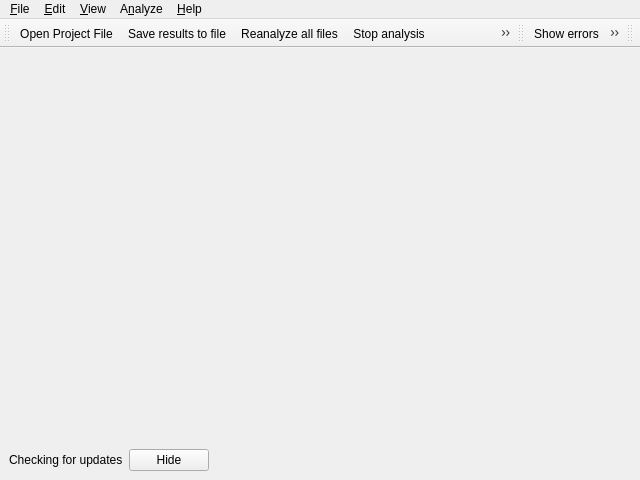
<?xml version="1.0" encoding="UTF-8"?>
<ui version="4.0">
 <class>MainWindow</class>
 <widget class="QMainWindow" name="MainWindow">
  <property name="geometry">
   <rect>
    <x>0</x>
    <y>0</y>
    <width>640</width>
    <height>480</height>
   </rect>
  </property>
  <property name="sizePolicy">
   <sizepolicy hsizetype="Expanding" vsizetype="Expanding">
    <horstretch>0</horstretch>
    <verstretch>0</verstretch>
   </sizepolicy>
  </property>
  <property name="minimumSize">
   <size>
    <width>640</width>
    <height>480</height>
   </size>
  </property>
  <property name="windowTitle">
   <string notr="true">Cppcheck</string>
  </property>
  <property name="iconSize">
   <size>
    <width>22</width>
    <height>22</height>
   </size>
  </property>
  <widget class="QWidget" name="mCentral">
   <property name="sizePolicy">
    <sizepolicy hsizetype="Expanding" vsizetype="Expanding">
     <horstretch>0</horstretch>
     <verstretch>0</verstretch>
    </sizepolicy>
   </property>
   <property name="minimumSize">
    <size>
     <width>0</width>
     <height>0</height>
    </size>
   </property>
   <property name="maximumSize">
    <size>
     <width>16777215</width>
     <height>16777215</height>
    </size>
   </property>
   <layout class="QVBoxLayout" name="verticalLayout">
    <item>
     <widget class="ResultsView" name="mResults" native="true">
      <property name="sizePolicy">
       <sizepolicy hsizetype="Expanding" vsizetype="Expanding">
        <horstretch>0</horstretch>
        <verstretch>0</verstretch>
       </sizepolicy>
      </property>
     </widget>
    </item>
    <item>
     <layout class="QHBoxLayout" name="mLayoutInformation">
      <property name="sizeConstraint">
       <enum>QLayout::SizeConstraint::SetDefaultConstraint</enum>
      </property>
      <item>
       <widget class="QLabel" name="mLabelInformation">
        <property name="sizePolicy">
         <sizepolicy hsizetype="Preferred" vsizetype="Preferred">
          <horstretch>0</horstretch>
          <verstretch>0</verstretch>
         </sizepolicy>
        </property>
        <property name="maximumSize">
         <size>
          <width>16777215</width>
          <height>25</height>
         </size>
        </property>
        <property name="text">
         <string>Checking for updates</string>
        </property>
        <property name="textFormat">
         <enum>Qt::TextFormat::RichText</enum>
        </property>
        <property name="openExternalLinks">
         <bool>true</bool>
        </property>
        <property name="textInteractionFlags">
         <set>Qt::TextInteractionFlag::TextBrowserInteraction</set>
        </property>
       </widget>
      </item>
      <item>
       <widget class="QPushButton" name="mButtonHideInformation">
        <property name="text">
         <string>Hide</string>
        </property>
       </widget>
      </item>
      <item>
       <spacer name="horizontalSpacer">
        <property name="orientation">
         <enum>Qt::Orientation::Horizontal</enum>
        </property>
        <property name="sizeHint" stdset="0">
         <size>
          <width>40</width>
          <height>20</height>
         </size>
        </property>
       </spacer>
      </item>
     </layout>
    </item>
   </layout>
  </widget>
  <widget class="QMenuBar" name="mMenuBar">
   <property name="geometry">
    <rect>
     <x>0</x>
     <y>0</y>
     <width>640</width>
     <height>21</height>
    </rect>
   </property>
   <widget class="QMenu" name="mMenuFile">
    <property name="title">
     <string>&amp;File</string>
    </property>
    <addaction name="mActionOpenXML"/>
    <addaction name="separator"/>
    <addaction name="mActionNewProjectFile"/>
    <addaction name="mActionOpenProjectFile"/>
    <addaction name="mActionEditProjectFile"/>
    <addaction name="mActionCloseProjectFile"/>
    <addaction name="separator"/>
    <addaction name="mActionProjectMRU"/>
    <addaction name="mActionSave"/>
    <addaction name="separator"/>
    <addaction name="mActionPrintPreview"/>
    <addaction name="mActionPrint"/>
    <addaction name="separator"/>
    <addaction name="mActionQuit"/>
   </widget>
   <widget class="QMenu" name="mMenuView">
    <property name="title">
     <string>&amp;View</string>
    </property>
    <widget class="QMenu" name="mMenuToolbars">
     <property name="title">
      <string>&amp;Toolbars</string>
     </property>
     <addaction name="mActionToolBarMain"/>
     <addaction name="mActionToolBarView"/>
     <addaction name="mActionToolBarFilter"/>
    </widget>
    <widget class="QMenu" name="menuReport">
     <property name="title">
      <string>Report</string>
     </property>
     <addaction name="mActionReportNormal"/>
     <addaction name="mActionReportAutosar"/>
     <addaction name="mActionReportCertC"/>
     <addaction name="mActionReportCertCpp"/>
     <addaction name="mActionReportMisraC"/>
     <addaction name="mActionReportMisraCpp2008"/>
     <addaction name="mActionReportMisraCpp2023"/>
    </widget>
    <addaction name="mMenuToolbars"/>
    <addaction name="separator"/>
    <addaction name="menuReport"/>
    <addaction name="separator"/>
    <addaction name="mActionShowErrors"/>
    <addaction name="mActionShowWarnings"/>
    <addaction name="mActionShowStyle"/>
    <addaction name="mActionShowPortability"/>
    <addaction name="mActionShowPerformance"/>
    <addaction name="mActionShowInformation"/>
    <addaction name="mActionCheckAll"/>
    <addaction name="mActionUncheckAll"/>
    <addaction name="separator"/>
    <addaction name="mActionCollapseAll"/>
    <addaction name="mActionExpandAll"/>
    <addaction name="separator"/>
    <addaction name="mActionShowHidden"/>
    <addaction name="separator"/>
    <addaction name="mActionShowScratchpad"/>
    <addaction name="mActionViewStats"/>
    <addaction name="mActionLibraryEditor"/>
    <addaction name="mActionShowThreadDetails"/>
   </widget>
   <widget class="QMenu" name="mMenuHelp">
    <property name="title">
     <string>&amp;Help</string>
    </property>
    <addaction name="mActionHelpContents"/>
    <addaction name="mActionLicense"/>
    <addaction name="mActionAuthors"/>
    <addaction name="mActionEULA"/>
    <addaction name="separator"/>
    <addaction name="mActionAbout"/>
   </widget>
   <widget class="QMenu" name="mMenuAnalyze">
    <property name="title">
     <string>A&amp;nalyze</string>
    </property>
    <widget class="QMenu" name="menuCpp_standard">
     <property name="title">
      <string>C++ standard</string>
     </property>
     <addaction name="mActionCpp03"/>
     <addaction name="mActionCpp11"/>
     <addaction name="mActionCpp14"/>
     <addaction name="mActionCpp17"/>
     <addaction name="mActionCpp20"/>
     <!--addaction name="mActionCpp23"/-->
     <!--addaction name="mActionCpp26"/-->
    </widget>
    <widget class="QMenu" name="menuC_standard">
     <property name="title">
      <string>&amp;C standard</string>
     </property>
     <addaction name="mActionC89"/>
     <addaction name="mActionC99"/>
     <addaction name="mActionC11"/>
     <!--addaction name="mActionC17"/-->
     <!--addaction name="mActionC23"/-->
     <!--addaction name="mActionC2Y"/-->
    </widget>
    <addaction name="mActionAnalyzeFiles"/>
    <addaction name="mActionAnalyzeDirectory"/>
    <addaction name="mActionReanalyzeModified"/>
    <addaction name="mActionReanalyzeAll"/>
    <addaction name="mActionCheckLibrary"/>
    <addaction name="mActionCheckConfiguration"/>
    <addaction name="mActionStop"/>
    <addaction name="separator"/>
    <addaction name="menuC_standard"/>
    <addaction name="menuCpp_standard"/>
    <addaction name="separator"/>
    <addaction name="mActionAutoDetectLanguage"/>
    <addaction name="mActionEnforceCpp"/>
    <addaction name="mActionEnforceC"/>
    <addaction name="separator"/>
    <addaction name="mActionPlatforms"/>
   </widget>
   <widget class="QMenu" name="mMenuEdit">
    <property name="title">
     <string>&amp;Edit</string>
    </property>
    <addaction name="mActionClearResults"/>
    <addaction name="mActionSettings"/>
   </widget>
   <addaction name="mMenuFile"/>
   <addaction name="mMenuEdit"/>
   <addaction name="mMenuView"/>
   <addaction name="mMenuAnalyze"/>
   <addaction name="mMenuHelp"/>
  </widget>
  <widget class="QToolBar" name="mToolBarMain">
   <property name="windowTitle">
    <string>Standard</string>
   </property>
   <attribute name="toolBarArea">
    <enum>TopToolBarArea</enum>
   </attribute>
   <attribute name="toolBarBreak">
    <bool>false</bool>
   </attribute>
   <addaction name="mActionOpenProjectFile"/>
   <addaction name="mActionSave"/>
   <addaction name="mActionReanalyzeAll"/>
   <addaction name="mActionStop"/>
   <addaction name="mActionClearResults"/>
   <addaction name="mActionSettings"/>
   <addaction name="mActionAbout"/>
  </widget>
  <widget class="QToolBar" name="mToolBarView">
   <property name="windowTitle">
    <string>Categories</string>
   </property>
   <attribute name="toolBarArea">
    <enum>TopToolBarArea</enum>
   </attribute>
   <attribute name="toolBarBreak">
    <bool>false</bool>
   </attribute>
   <addaction name="mActionShowErrors"/>
   <addaction name="mActionShowWarnings"/>
   <addaction name="mActionShowStyle"/>
   <addaction name="mActionShowPortability"/>
   <addaction name="mActionShowPerformance"/>
   <addaction name="mActionShowInformation"/>
   <addaction name="mActionShowCppcheck"/>
   <addaction name="mActionShowClang"/>
  </widget>
  <widget class="QToolBar" name="mToolBarFilter">
   <property name="windowTitle">
    <string>Filter</string>
   </property>
   <attribute name="toolBarArea">
    <enum>TopToolBarArea</enum>
   </attribute>
   <attribute name="toolBarBreak">
    <bool>false</bool>
   </attribute>
  </widget>
  <action name="mActionLicense">
   <property name="text">
    <string>&amp;License...</string>
   </property>
  </action>
  <action name="mActionAuthors">
   <property name="text">
    <string>A&amp;uthors...</string>
   </property>
  </action>
  <action name="mActionAbout">
   <property name="icon">
    <iconset resource="gui.qrc">
     <normaloff>:/images/help-browser.png</normaloff>:/images/help-browser.png</iconset>
   </property>
   <property name="text">
    <string>&amp;About...</string>
   </property>
  </action>
  <action name="mActionAnalyzeFiles">
   <property name="text">
    <string>&amp;Files...</string>
   </property>
   <property name="iconText">
    <string>Analyze files</string>
   </property>
   <property name="toolTip">
    <string>Analyze files</string>
   </property>
   <property name="shortcut">
    <string>Ctrl+F</string>
   </property>
  </action>
  <action name="mActionAnalyzeDirectory">
   <property name="icon">
    <iconset resource="gui.qrc">
     <normaloff>:/cppcheck-gui.png</normaloff>:/cppcheck-gui.png</iconset>
   </property>
   <property name="text">
    <string>&amp;Directory...</string>
   </property>
   <property name="iconText">
    <string>Analyze directory</string>
   </property>
   <property name="toolTip">
    <string>Analyze directory</string>
   </property>
   <property name="shortcut">
    <string>Ctrl+D</string>
   </property>
  </action>
  <action name="mActionReanalyzeModified">
   <property name="icon">
    <iconset resource="gui.qrc">
     <normaloff>:/images/view-refresh.png</normaloff>:/images/view-refresh.png</iconset>
   </property>
   <property name="text">
    <string>&amp;Reanalyze modified files</string>
   </property>
   <property name="shortcut">
    <string>Ctrl+R</string>
   </property>
  </action>
  <action name="mActionReanalyzeAll">
   <property name="icon">
    <iconset resource="gui.qrc">
     <normaloff>:/images/view-recheck.png</normaloff>:/images/view-recheck.png</iconset>
   </property>
   <property name="text">
    <string>Reanal&amp;yze all files</string>
   </property>
  </action>
  <action name="mActionStop">
   <property name="icon">
    <iconset resource="gui.qrc">
     <normaloff>:/images/process-stop.png</normaloff>:/images/process-stop.png</iconset>
   </property>
   <property name="text">
    <string>&amp;Stop</string>
   </property>
   <property name="iconText">
    <string>Stop analysis</string>
   </property>
   <property name="toolTip">
    <string>Stop analysis</string>
   </property>
   <property name="shortcut">
    <string>Esc</string>
   </property>
  </action>
  <action name="mActionSave">
   <property name="icon">
    <iconset resource="gui.qrc">
     <normaloff>:/images/media-floppy.png</normaloff>:/images/media-floppy.png</iconset>
   </property>
   <property name="text">
    <string>&amp;Save results to file...</string>
   </property>
   <property name="shortcut">
    <string>Ctrl+S</string>
   </property>
  </action>
  <action name="mActionQuit">
   <property name="text">
    <string>&amp;Quit</string>
   </property>
   <property name="shortcut">
    <string>Ctrl+Q</string>
   </property>
  </action>
  <action name="mActionClearResults">
   <property name="icon">
    <iconset resource="gui.qrc">
     <normaloff>:/images/edit-clear.png</normaloff>:/images/edit-clear.png</iconset>
   </property>
   <property name="text">
    <string>&amp;Clear results</string>
   </property>
  </action>
  <action name="mActionSettings">
   <property name="icon">
    <iconset resource="gui.qrc">
     <normaloff>:/images/preferences-system.png</normaloff>:/images/preferences-system.png</iconset>
   </property>
   <property name="text">
    <string>&amp;Preferences</string>
   </property>
  </action>
  <action name="mActionShowStyle">
   <property name="checkable">
    <bool>true</bool>
   </property>
   <property name="icon">
    <iconset resource="gui.qrc">
     <normaloff>:/images/applications-development.png</normaloff>:/images/applications-development.png</iconset>
   </property>
   <property name="text">
    <string>Style war&amp;nings</string>
   </property>
   <property name="iconText">
    <string>Show style warnings</string>
   </property>
   <property name="toolTip">
    <string>Show style warnings</string>
   </property>
  </action>
  <action name="mActionShowErrors">
   <property name="checkable">
    <bool>true</bool>
   </property>
   <property name="icon">
    <iconset resource="gui.qrc">
     <normaloff>:/images/showerrors.png</normaloff>:/images/showerrors.png</iconset>
   </property>
   <property name="text">
    <string>E&amp;rrors</string>
   </property>
   <property name="iconText">
    <string>Show errors</string>
   </property>
   <property name="toolTip">
    <string>Show errors</string>
   </property>
  </action>
  <action name="mActionCheckAll">
   <property name="text">
    <string>&amp;Check all</string>
   </property>
  </action>
  <action name="mActionUncheckAll">
   <property name="text">
    <string>&amp;Uncheck all</string>
   </property>
  </action>
  <action name="mActionCollapseAll">
   <property name="text">
    <string>Collapse &amp;all</string>
   </property>
  </action>
  <action name="mActionExpandAll">
   <property name="text">
    <string>&amp;Expand all</string>
   </property>
  </action>
  <action name="mActionToolBarMain">
   <property name="checkable">
    <bool>true</bool>
   </property>
   <property name="text">
    <string>&amp;Standard</string>
   </property>
   <property name="toolTip">
    <string>Standard items</string>
   </property>
  </action>
  <action name="mActionHelpContents">
   <property name="text">
    <string>&amp;Contents</string>
   </property>
   <property name="statusTip">
    <string>Open the help contents</string>
   </property>
   <property name="shortcut">
    <string>F1</string>
   </property>
  </action>
  <action name="actionToolbar">
   <property name="text">
    <string>Toolbar</string>
   </property>
  </action>
  <action name="mActionToolBarView">
   <property name="checkable">
    <bool>true</bool>
   </property>
   <property name="text">
    <string>&amp;Categories</string>
   </property>
   <property name="toolTip">
    <string>Error categories</string>
   </property>
  </action>
  <action name="mActionOpenXML">
   <property name="text">
    <string>&amp;Open XML...</string>
   </property>
  </action>
  <action name="mActionOpenProjectFile">
   <property name="icon">
    <iconset resource="gui.qrc">
     <normaloff>:/images/openproject.png</normaloff>:/images/openproject.png</iconset>
   </property>
   <property name="text">
    <string>Open P&amp;roject File...</string>
   </property>
   <property name="shortcut">
    <string>Ctrl+Shift+O</string>
   </property>
  </action>
  <action name="mActionShowScratchpad">
   <property name="icon">
    <iconset resource="gui.qrc">
     <normaloff>:/images/scratchpad.png</normaloff>:/images/scratchpad.png</iconset>
   </property>
   <property name="text">
    <string>Sh&amp;ow Scratchpad...</string>
   </property>
  </action>
  <action name="mActionNewProjectFile">
   <property name="text">
    <string>&amp;New Project File...</string>
   </property>
   <property name="shortcut">
    <string>Ctrl+Shift+N</string>
   </property>
  </action>
  <action name="mActionViewLog">
   <property name="text">
    <string>&amp;Log View</string>
   </property>
   <property name="toolTip">
    <string>Log View</string>
   </property>
  </action>
  <action name="mActionCloseProjectFile">
   <property name="enabled">
    <bool>false</bool>
   </property>
   <property name="text">
    <string>C&amp;lose Project File</string>
   </property>
  </action>
  <action name="mActionEditProjectFile">
   <property name="enabled">
    <bool>false</bool>
   </property>
   <property name="text">
    <string>&amp;Edit Project File...</string>
   </property>
  </action>
  <action name="mActionViewStats">
   <property name="enabled">
    <bool>false</bool>
   </property>
   <property name="icon">
    <iconset resource="gui.qrc">
     <normaloff>:/images/text-x-generic.png</normaloff>:/images/text-x-generic.png</iconset>
   </property>
   <property name="text">
    <string>&amp;Statistics</string>
   </property>
  </action>
  <action name="mActionShowWarnings">
   <property name="checkable">
    <bool>true</bool>
   </property>
   <property name="icon">
    <iconset resource="gui.qrc">
     <normaloff>:/images/showwarnings.png</normaloff>:/images/showwarnings.png</iconset>
   </property>
   <property name="text">
    <string>&amp;Warnings</string>
   </property>
   <property name="iconText">
    <string>Show warnings</string>
   </property>
   <property name="toolTip">
    <string>Show warnings</string>
   </property>
  </action>
  <action name="mActionShowPerformance">
   <property name="checkable">
    <bool>true</bool>
   </property>
   <property name="icon">
    <iconset resource="gui.qrc">
     <normaloff>:/images/showperformance.png</normaloff>:/images/showperformance.png</iconset>
   </property>
   <property name="text">
    <string>Per&amp;formance warnings</string>
   </property>
   <property name="iconText">
    <string>Show performance warnings</string>
   </property>
   <property name="toolTip">
    <string>Show performance warnings</string>
   </property>
  </action>
  <action name="mActionShowHidden">
   <property name="enabled">
    <bool>false</bool>
   </property>
   <property name="text">
    <string>Show &amp;hidden</string>
   </property>
  </action>
  <action name="mActionShowInformation">
   <property name="checkable">
    <bool>true</bool>
   </property>
   <property name="icon">
    <iconset resource="gui.qrc">
     <normaloff>:/images/dialog-information.png</normaloff>:/images/dialog-information.png</iconset>
   </property>
   <property name="text">
    <string>&amp;Information</string>
   </property>
   <property name="toolTip">
    <string>Show information messages</string>
   </property>
  </action>
  <action name="mActionShowPortability">
   <property name="checkable">
    <bool>true</bool>
   </property>
   <property name="icon">
    <iconset resource="gui.qrc">
     <normaloff>:/images/applications-system.png</normaloff>:/images/applications-system.png</iconset>
   </property>
   <property name="text">
    <string>&amp;Portability</string>
   </property>
   <property name="toolTip">
    <string>Show portability warnings</string>
   </property>
  </action>
  <action name="mActionShowCppcheck">
   <property name="checkable">
    <bool>true</bool>
   </property>
   <property name="icon">
    <iconset resource="gui.qrc">
     <normaloff>:/cppcheck-gui.png</normaloff>:/cppcheck-gui.png</iconset>
   </property>
   <property name="text">
    <string notr="true">Cppcheck</string>
   </property>
   <property name="toolTip">
    <string>Show Cppcheck results</string>
   </property>
  </action>
  <action name="mActionShowClang">
   <property name="checkable">
    <bool>true</bool>
   </property>
   <property name="icon">
    <iconset resource="gui.qrc">
     <normaloff>:/images/llvm-dragon.png</normaloff>:/images/llvm-dragon.png</iconset>
   </property>
   <property name="text">
    <string>Clang</string>
   </property>
   <property name="toolTip">
    <string>Show Clang results</string>
   </property>
  </action>
  <action name="mActionToolBarFilter">
   <property name="checkable">
    <bool>true</bool>
   </property>
   <property name="text">
    <string>&amp;Filter</string>
   </property>
   <property name="toolTip">
    <string>Filter results</string>
   </property>
  </action>
  <action name="mActionProjectMRU">
   <property name="text">
    <string notr="true">Project &amp;MRU placeholder</string>
   </property>
   <property name="visible">
    <bool>true</bool>
   </property>
  </action>
  <action name="mActionPlatformWin32ANSI">
   <property name="checkable">
    <bool>true</bool>
   </property>
   <property name="text">
    <string>Windows 32-bit ANSI</string>
   </property>
  </action>
  <action name="mActionPlatformWin32Unicode">
   <property name="checkable">
    <bool>true</bool>
   </property>
   <property name="text">
    <string>Windows 32-bit Unicode</string>
   </property>
  </action>
  <action name="mActionPlatformUnix32Bit">
   <property name="checkable">
    <bool>true</bool>
   </property>
   <property name="text">
    <string>Unix 32-bit</string>
   </property>
  </action>
  <action name="mActionPlatformUnix64Bit">
   <property name="checkable">
    <bool>true</bool>
   </property>
   <property name="text">
    <string>Unix 64-bit</string>
   </property>
  </action>
  <action name="mActionPlatformWin64">
   <property name="checkable">
    <bool>true</bool>
   </property>
   <property name="text">
    <string>Windows 64-bit</string>
   </property>
  </action>
  <action name="mActionPlatforms">
   <property name="checkable">
    <bool>false</bool>
   </property>
   <property name="text">
    <string>P&amp;latforms</string>
   </property>
   <property name="visible">
    <bool>false</bool>
   </property>
  </action>
  <action name="mActionCpp11">
   <property name="checkable">
    <bool>true</bool>
   </property>
   <property name="checked">
    <bool>false</bool>
   </property>
   <property name="text">
    <string>C++&amp;11</string>
   </property>
  </action>
  <action name="mActionC99">
   <property name="checkable">
    <bool>true</bool>
   </property>
   <property name="checked">
    <bool>true</bool>
   </property>
   <property name="text">
    <string>C&amp;99</string>
   </property>
  </action>
  <action name="mActionPosix">
   <property name="checkable">
    <bool>true</bool>
   </property>
   <property name="text">
    <string>&amp;Posix</string>
   </property>
  </action>
  <action name="mActionC11">
   <property name="checkable">
    <bool>true</bool>
   </property>
   <property name="text">
    <string>C&amp;11</string>
   </property>
  </action>
  <!--action name="mActionC17">
   <property name="checkable">
    <bool>true</bool>
   </property>
   <property name="text">
    <string>C&amp;17</string>
   </property>
  </action-->
  <!--action name="mActionC23">
   <property name="checkable">
    <bool>true</bool>
   </property>
   <property name="text">
    <string>C&amp;23</string>
   </property>
  </action-->
  <!--action name="mActionC2Y">
   <property name="checkable">
    <bool>true</bool>
   </property>
   <property name="text">
    <string>C&amp;2y</string>
   </property>
  </action-->
  <action name="mActionC89">
   <property name="checkable">
    <bool>true</bool>
   </property>
   <property name="text">
    <string>&amp;C89</string>
   </property>
  </action>
  <action name="mActionCpp03">
   <property name="checkable">
    <bool>true</bool>
   </property>
   <property name="text">
    <string>&amp;C++03</string>
   </property>
  </action>
  <action name="mActionPrint">
   <property name="text">
    <string>&amp;Print...</string>
   </property>
   <property name="toolTip">
    <string>Print the Current Report</string>
   </property>
  </action>
  <action name="mActionPrintPreview">
   <property name="text">
    <string>Print Pre&amp;view...</string>
   </property>
   <property name="toolTip">
    <string>Open a Print Preview Dialog for the Current Results</string>
   </property>
  </action>
  <action name="mActionLibraryEditor">
   <property name="text">
    <string>&amp;Library Editor...</string>
   </property>
   <property name="toolTip">
    <string>Open library editor</string>
   </property>
  </action>
  <action name="mActionAutoDetectLanguage">
   <property name="checkable">
    <bool>true</bool>
   </property>
   <property name="text">
    <string>&amp;Auto-detect language</string>
   </property>
  </action>
  <action name="mActionEnforceCpp">
   <property name="checkable">
    <bool>true</bool>
   </property>
   <property name="text">
    <string>&amp;Enforce C++</string>
   </property>
  </action>
  <action name="mActionEnforceC">
   <property name="checkable">
    <bool>true</bool>
   </property>
   <property name="text">
    <string>E&amp;nforce C</string>
   </property>
  </action>
  <action name="mActionCpp14">
   <property name="checkable">
    <bool>true</bool>
   </property>
   <property name="checked">
    <bool>false</bool>
   </property>
   <property name="text">
    <string>C++14</string>
   </property>
  </action>
  <action name="mActionCheckLibrary">
   <property name="enabled">
    <bool>false</bool>
   </property>
   <property name="text">
    <string>Reanalyze and check library</string>
   </property>
  </action>
  <action name="mActionCheckConfiguration">
   <property name="enabled">
    <bool>false</bool>
   </property>
   <property name="text">
    <string>Check configuration (defines, includes)</string>
   </property>
  </action>
  <action name="mActionCpp17">
   <property name="checkable">
    <bool>true</bool>
   </property>
   <property name="text">
    <string>C++17</string>
   </property>
  </action>
  <action name="mActionCpp20">
   <property name="checkable">
    <bool>true</bool>
   </property>
   <property name="checked">
    <bool>true</bool>
   </property>
   <property name="text">
    <string>C++20</string>
   </property>
  </action>
  <!--action name="mActionCpp23">
   <property name="checkable">
    <bool>true</bool>
   </property>
   <property name="checked">
    <bool>true</bool>
   </property>
   <property name="text">
    <string>C++23</string>
   </property>
  </action-->
  <!--action name="mActionCpp26">
   <property name="checkable">
    <bool>true</bool>
   </property>
   <property name="checked">
    <bool>true</bool>
   </property>
   <property name="text">
    <string>C++26</string>
   </property>
  </action-->
  <action name="mActionComplianceReport">
   <property name="text">
    <string>Compliance report...</string>
   </property>
  </action>
  <action name="actionReport">
   <property name="text">
    <string>Report</string>
   </property>
  </action>
  <action name="mActionReportNormal">
   <property name="checkable">
    <bool>true</bool>
   </property>
   <property name="text">
    <string>Normal</string>
   </property>
  </action>
  <action name="mActionReportMisraC">
   <property name="checkable">
    <bool>true</bool>
   </property>
   <property name="text">
    <string notr="true">Misra C</string>
   </property>
  </action>
  <action name="mActionReportMisraCpp2008">
   <property name="checkable">
    <bool>true</bool>
   </property>
   <property name="text">
    <string notr="true">Misra C++ 2008</string>
   </property>
  </action>
  <action name="mActionReportCertC">
   <property name="checkable">
    <bool>true</bool>
   </property>
   <property name="text">
    <string notr="true">Cert C</string>
   </property>
  </action>
  <action name="mActionReportCertCpp">
   <property name="checkable">
    <bool>true</bool>
   </property>
   <property name="text">
    <string notr="true">Cert C++</string>
   </property>
  </action>
  <action name="mActionReportMisraCpp2023">
   <property name="checkable">
    <bool>true</bool>
   </property>
   <property name="text">
    <string notr="true">Misra C++ 2023</string>
   </property>
  </action>
  <action name="mActionReportAutosar">
   <property name="checkable">
    <bool>true</bool>
   </property>
   <property name="text">
    <string>Autosar</string>
   </property>
  </action>
  <action name="mActionEULA">
   <property name="text">
    <string>EULA...</string>
   </property>
  </action>
  <action name="mActionShowThreadDetails">
   <property name="text">
    <string>Thread Details</string>
   </property>
   <property name="toolTip">
    <string>Show thread details</string>
   </property>
  </action>
 </widget>
 <customwidgets>
  <customwidget>
   <class>ResultsView</class>
   <extends>QWidget</extends>
   <header>resultsview.h</header>
   <container>1</container>
  </customwidget>
 </customwidgets>
 <resources>
  <include location="gui.qrc"/>
 </resources>
 <connections/>
</ui>
